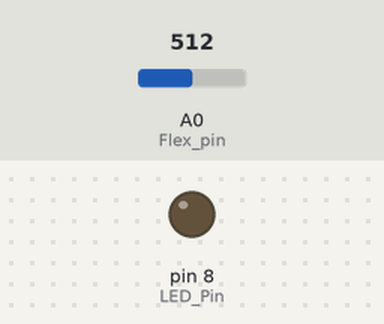
The sketch below on a simulated Arduino Uno, built with avr-gcc and run on an emulated ATmega328P. Shown: output pins drawn as LEDs (lit = HIGH). The inputs (shaded band) are chosen by the test bench; at power-on: A0 (Flex_pin) = 512. What the sketch prints to the serial monitor is not drawn.

Above: at 1.2 s.
1.3 s: A0 (Flex_pin) set to 793
2.8 s: A0 (Flex_pin) set to 808
At 3.8 s:
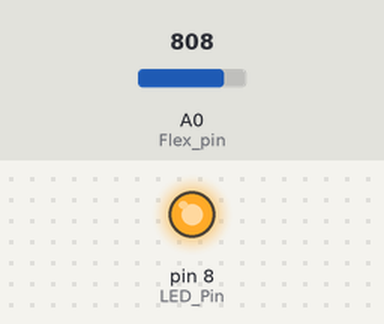
4.3 s: A0 (Flex_pin) set to 716
At 5.2 s:
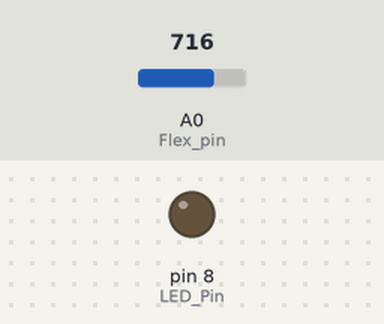
5.8 s: A0 (Flex_pin) set to 900
At 6.5 s:
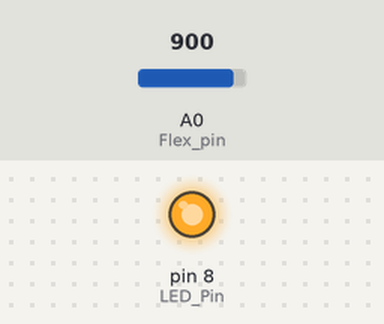
Timing chart, 0 to 8.3 s (numbered marks = the images above; inputs shaded):
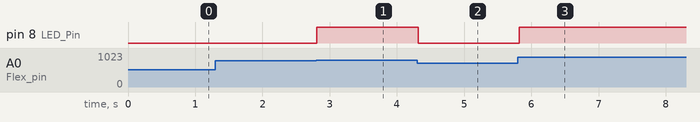

The sketch:

Flex_Sensor.ino
```cpp
int Flex_pin = A0;
int LED_Pin = 8;

void setup() {
  // put your setup code here, to run once:
 pinMode(Flex_pin,INPUT);
 Serial.begin(9600);
 pinMode(LED_Pin, OUTPUT);

}

void loop() {
  // put your main code here, to run repeatedly:
  //Read the value from the sensor
int value = analogRead(Flex_pin);
Serial.print(value);
//map the values of the sensor
value = map(value, 700, 900, 0, 255);
analogWrite(LED_Pin,value);
delay(100);
}
```

Measured:
- the behaviour switches between 800 and 801 on A0 (Flex_pin) (found by bisection; images 0 and 1)
- after the input at 1.3 s, every drawn part: stays the same
- after the input at 2.8 s, pin 8 (LED_Pin): LOW → HIGH at once
- after the input at 4.3 s, pin 8 (LED_Pin): HIGH → LOW at once
- after the input at 5.8 s, pin 8 (LED_Pin): LOW → HIGH at once
